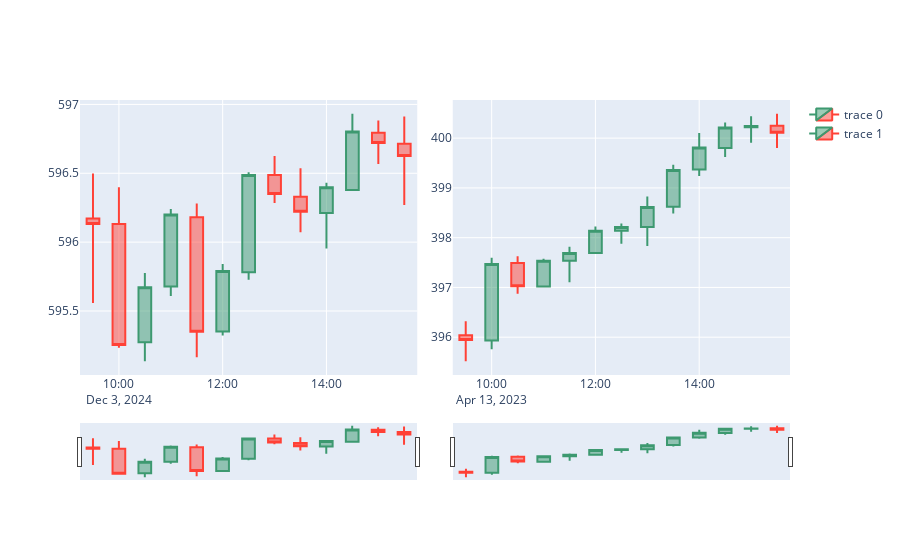

Notebook code cell kept with this figure:
### Code cell
from plotly.subplots import make_subplots
import plotly.graph_objects as go

target1 = 482
target2 = 69

data_object = data.iloc[target1*13 : (target1 + 1)*13]
data_object2 = data.iloc[target2*13 : (target2 + 1)*13]

fig = make_subplots(
    rows=1, cols=2,
    shared_yaxes=False,
    horizontal_spacing=0.05
)

fig.add_trace(go.Candlestick(x=data_object['date'],open=data_object['1. open'],high=data_object['2. high'],low=data_object['3. low'],close=data_object['4. close']), row=1, col=1)
fig.add_trace(go.Candlestick(x=data_object2['date'],open=data_object2['1. open'],high=data_object2['2. high'],low=data_object2['3. low'],close=data_object2['4. close']), row=1, col=2)
fig.show()
